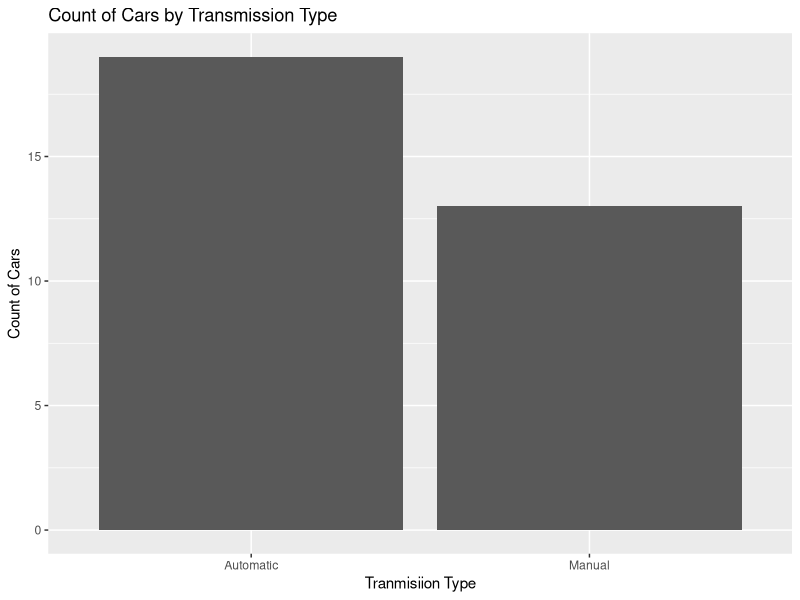
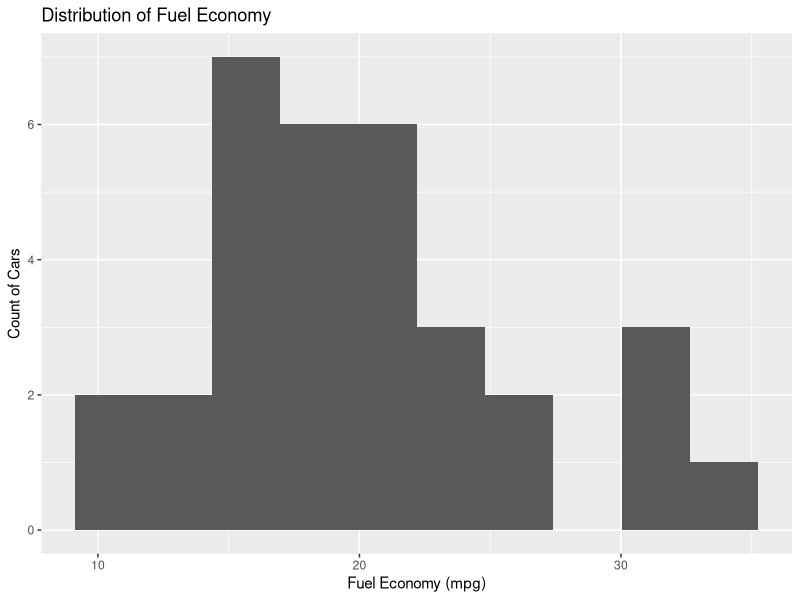
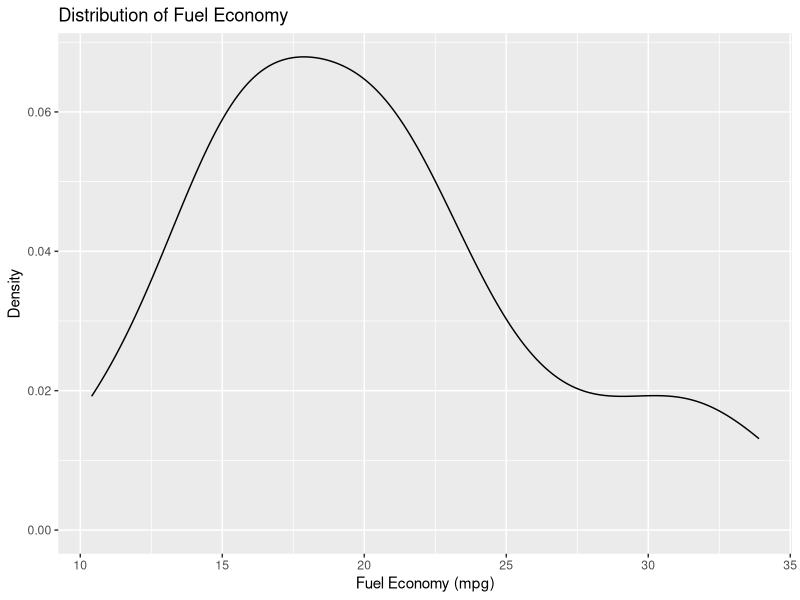
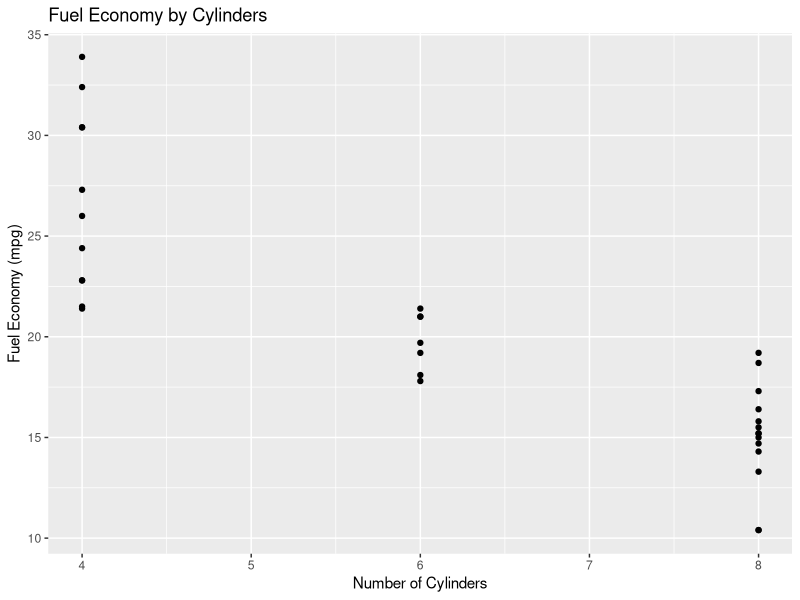

The R source for these figures, in order:
cars <- read.csv("Cars.csv")

install.packages("ggplot2")

library(ggplot2)

# frequency bar chart
ggplot(
  data = cars,
  aes(x = Transmission)) +
  geom_bar() +
  ggtitle("Count of Cars by Transmission Type") +
  xlab("Tranmisiion Type") +
  ylab("Count of Cars")

# histogram
ggplot(
  data = cars,
  aes(x = Fuel.Economy)) +
  geom_histogram(
    bins = 10) +
  ggtitle("Distribution of Fuel Economy") +
  xlab("Fuel Economy (mpg)") +
  ylab("Count of Cars")

# density plot
ggplot(
  data = cars,
  aes(x = Fuel.Economy)) +
  geom_density() +
  ggtitle("Distribution of Fuel Economy") +
  xlab("Fuel Economy (mpg)") +
  ylab("Density")

# scatter plot
ggplot(
  data = cars,
  aes(
    x = Cylinders,
    y = Fuel.Economy)) +
  geom_point() +
  ggtitle("Fuel Economy by Cylinders") +
  xlab("Number of Cylinders") +
  ylab("Fuel Economy (mpg)")